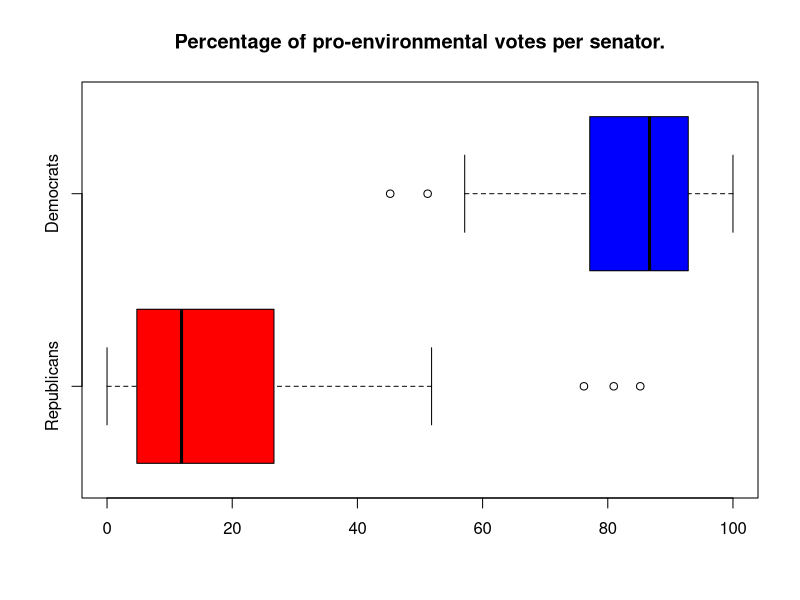
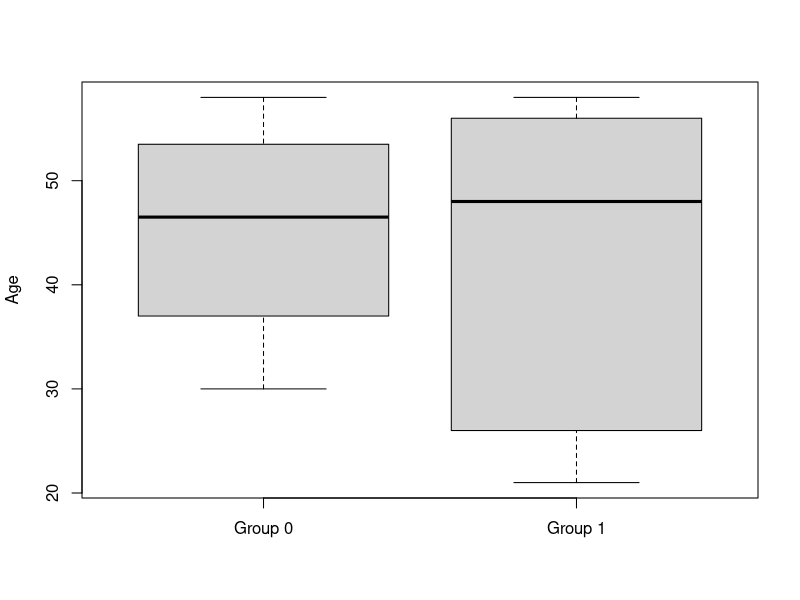
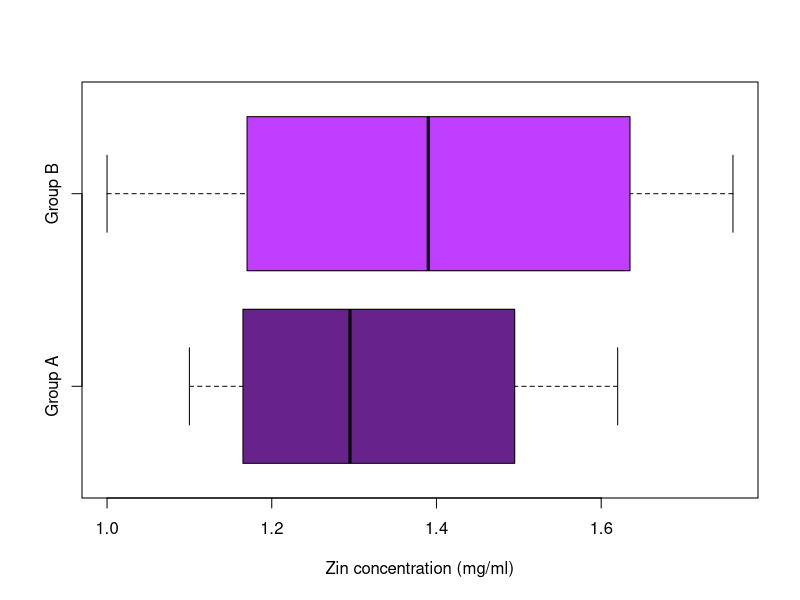
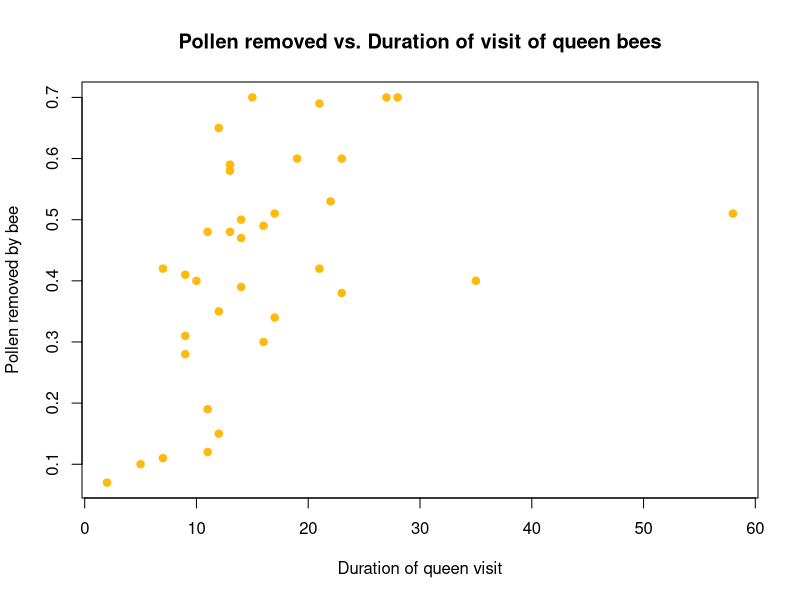
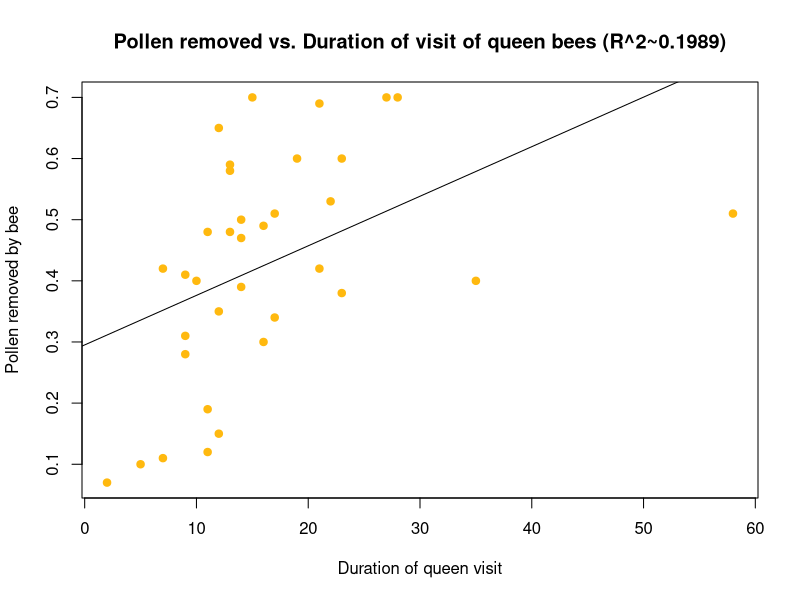
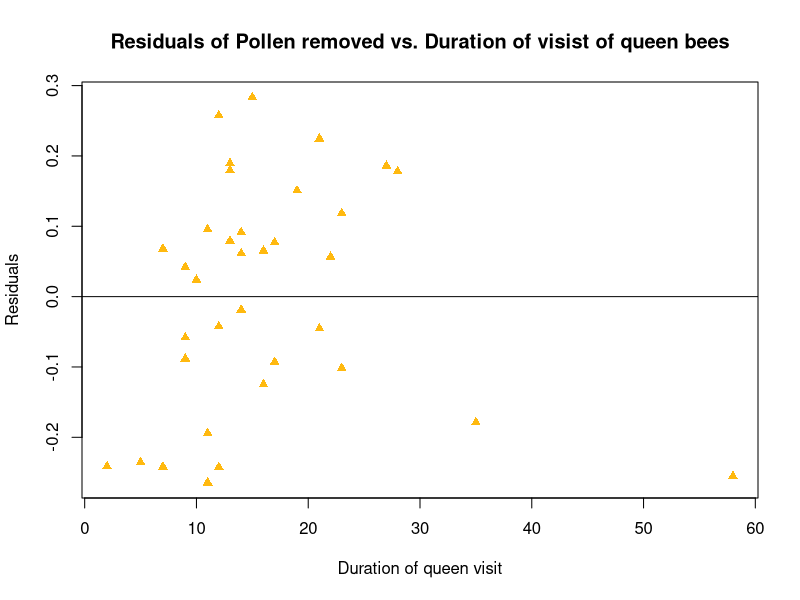
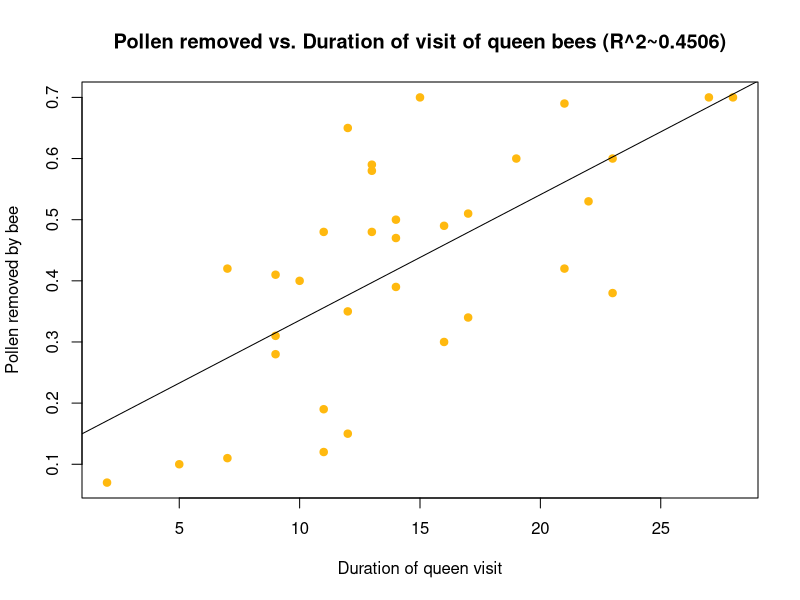
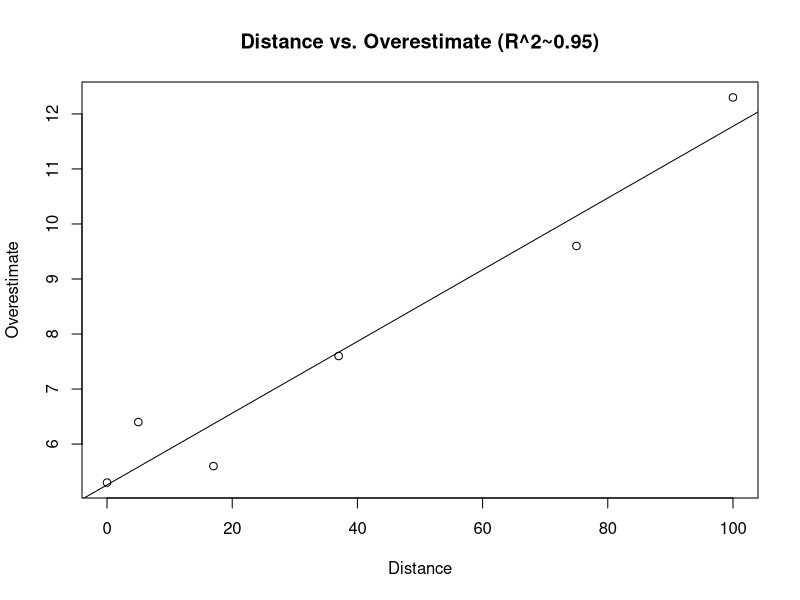

The R script that drew these images, in order:
## ---- chunk 1
vote_data <- read.csv('data/Environmental votes.csv')
republicans <- dplyr::filter(vote_data, Party == "R")
democrats <- dplyr::filter(vote_data, Party == "D")
boxplot(republicans$PctPro, democrats$PctPro,
        main="Percentage of pro-environmental votes per senator.",
        names=c("Republicans", "Democrats"),
        col=c("Red", "Blue"),
        horizontal=TRUE)
## ---- chunk 2
people <- data.frame(
  name=c("Gideon", "Maddison", "Alisha", "Brodie", "Cian", "Osman", "Ciara", "Alesha", "Jesse", "Kurtis"),
  age=floor(runif(10, 1, 60)),
  group=rbinom(10, 1, 0.5)
)
boxplot(
  dplyr::filter(people, group == 0)$age, dplyr::filter(people, group == 1)$age,
  names=c("Group 0", "Group 1"), ylab="Age"
)
## ---- chunk 3
rat_data <- read.csv('data/Zinc concentration.csv')
boxplot(
  dplyr::filter(rat_data, Group == "A")$Zinc, dplyr::filter(rat_data, Group == "B")$Zinc,
  names=paste("Group", c("A", "B")), xlab="Zin concentration (mg/ml)",
  horizontal=TRUE,
  col=c("darkorchid4", "darkorchid1")
)
## ---- chunk 4
bee_data <- read.csv('data/Pollen Removal.csv')
queens_data <- dplyr::filter(bee_data, BeeType == "Queen")
plot(queens_data$DurationOfVisit, queens_data$PollenRemoved,
     main="Pollen removed vs. Duration of visit of queen bees",
     xlab="Duration of queen visit", ylab="Pollen removed by bee",
     col="darkgoldenrod1", pch=19)
## ---- chunk 5
queens_relation <- lm(PollenRemoved ~ DurationOfVisit, data=queens_data)
R_squared <- summary(queens_relation)$r.squared
plot(queens_data$DurationOfVisit, queens_data$PollenRemoved,
     main=sprintf("Pollen removed vs. Duration of visit of queen bees (R^2~%s)", round(R_squared, digits=4)),
     xlab="Duration of queen visit", ylab="Pollen removed by bee",
     col="darkgoldenrod1", pch=19)
abline(queens_relation)
## ---- chunk 6
queens_residual <- resid(queens_relation)
plot(queens_data$DurationOfVisit, queens_residual,
     ylab="Residuals", xlab="Duration of queen visit",
     main="Residuals of Pollen removed vs. Duration of visist of queen bees",
     col="darkgoldenrod1", pch=17)
abline(0, 0)
## ---- chunk 7
queens_filt <- dplyr::filter(queens_data, DurationOfVisit < 31)
queens_relation_upd <- lm(PollenRemoved ~ DurationOfVisit, data=queens_filt)
R_squared <- summary(queens_relation_upd)$r.squared
plot(queens_filt$DurationOfVisit, queens_filt$PollenRemoved,
     main=sprintf("Pollen removed vs. Duration of visit of queen bees (R^2~%s)", round(R_squared, digits=4)),
     xlab="Duration of queen visit", ylab="Pollen removed by bee",
     col="darkgoldenrod1", pch=19)
abline(queens_relation_upd)
## ---- chunk 8
sampling_bias <- read.csv('data/Sampling Bias.csv')
sampling_relation <- lm(OverEstimate ~ Distance, data=sampling_bias)
R_squared <- summary(sampling_relation)$r.squared
plot(sampling_bias$Distance, sampling_bias$OverEstimate,
     main=sprintf("Distance vs. Overestimate (R^2~%s)", round(R_squared, 3)),
     xlab="Distance", ylab="Overestimate")
abline(sampling_relation)
## ---- chunk 9
sampling_bias <- read.csv('data/Bias II.csv')
sampling_relation <- lm(Refusal ~ Age, data=sampling_bias)
R_squared <- summary(sampling_relation)$r.squared
plot(sampling_bias$Age, sampling_bias$Refusal,
     main=sprintf("Age vs. Refusal of interview (R^2~%s)", round(R_squared, 3)),
     xlab="Age", ylab="Refusal of interview")
abline(sampling_relation)
